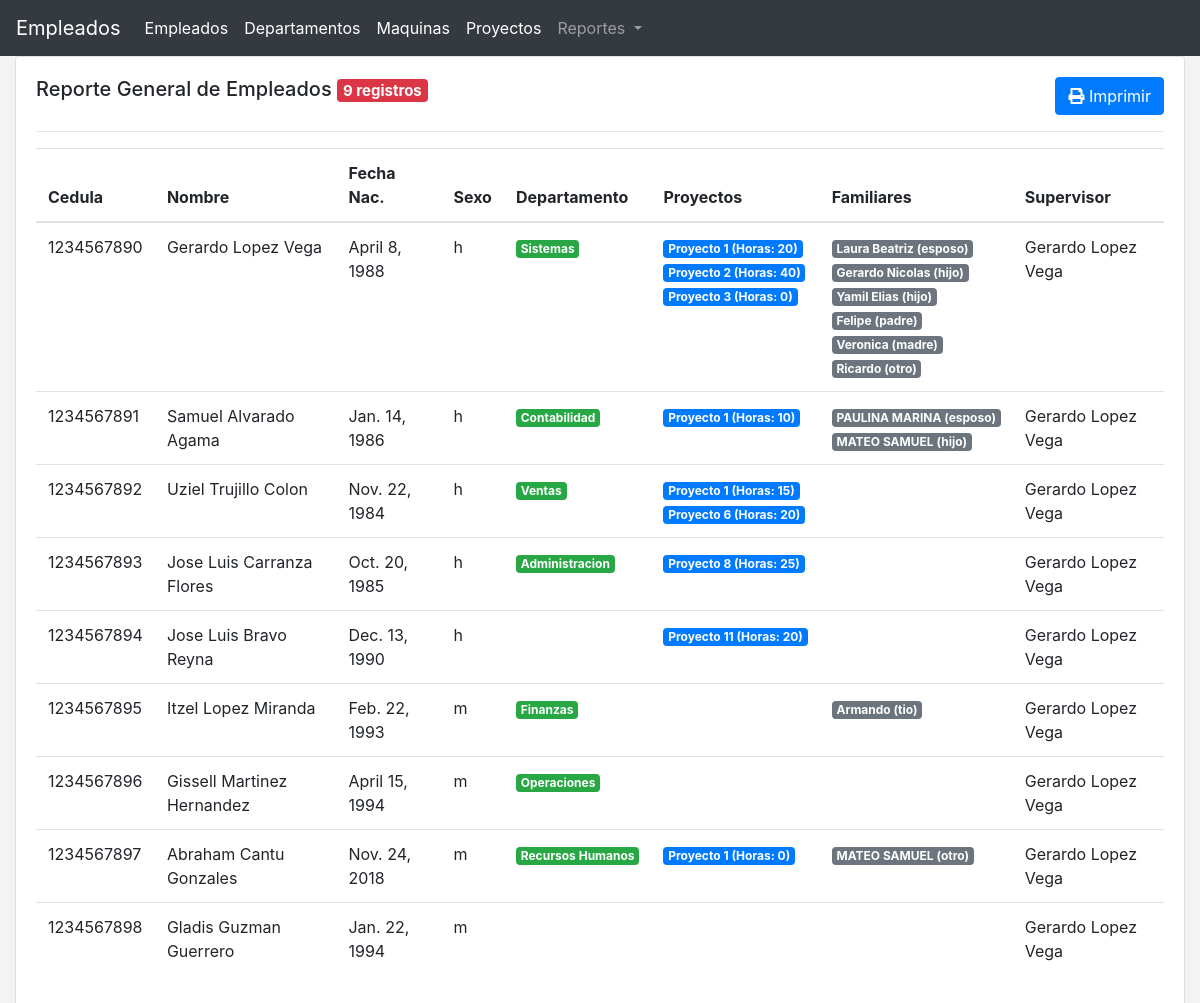
The app's page /reporte/, older data.
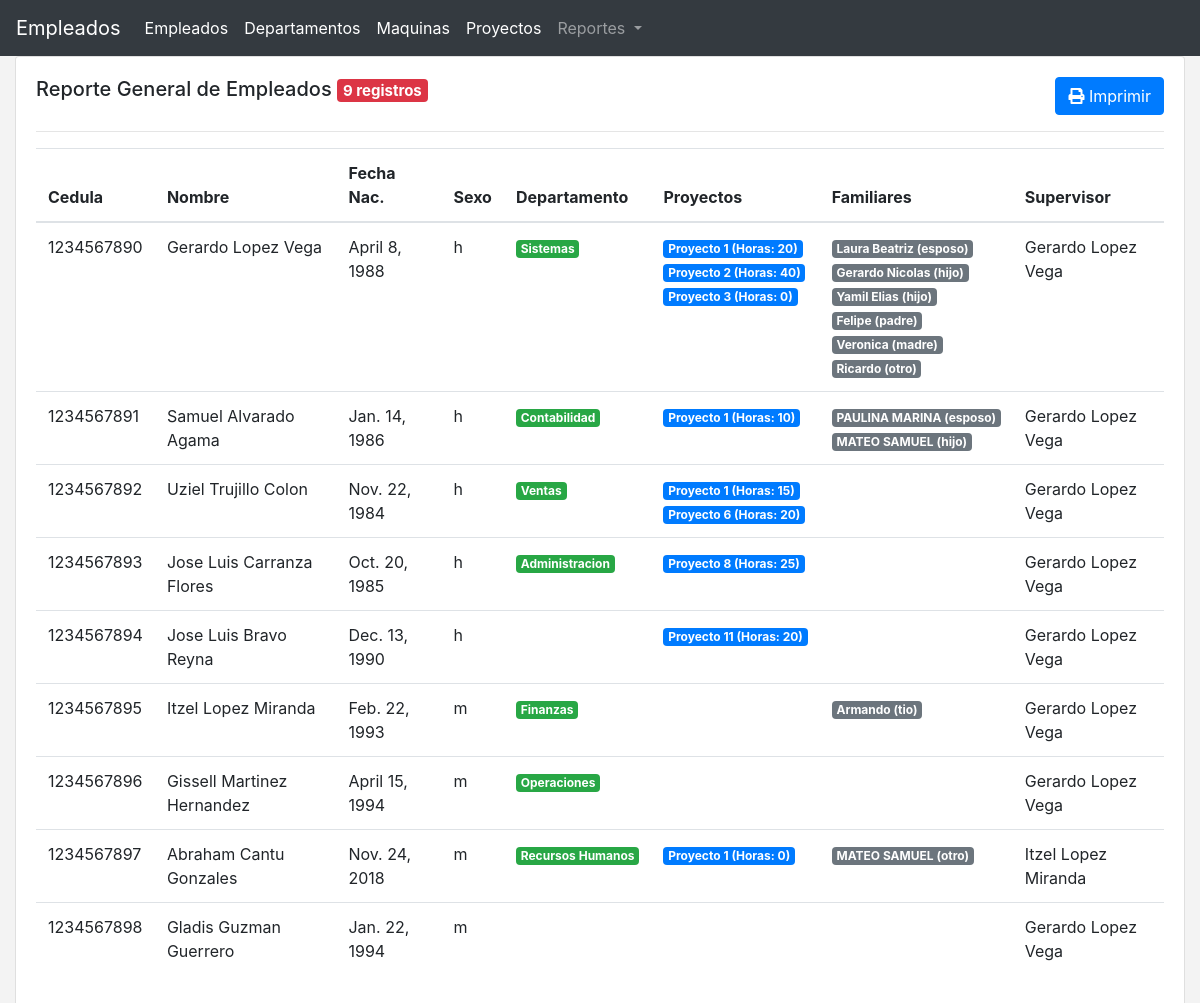
The same page, newer data.
### main/models.py (models this page shows, shortened)
class Empleado(models.Model):
	cedula = models.CharField(max_length=10)
	curp = models.CharField(max_length=18)
	nombre = models.CharField(max_length=255)
	apellidop = models.CharField(max_length=255)
	apellidom = models.CharField(max_length=255)
	sexo = models.CharField(max_length=1, choices=[('m', 'Mujer'), ('h', 'Hombre')])
	fechanac = models.DateField()
	salario = models.FloatField()
	issupervisor = models.BooleanField(default=False)
	supervisor = models.ForeignKey('Empleado', on_delete=models.SET_NULL, null=True, blank=True)

class Asignado(models.Model):
	empleado = models.ForeignKey(Empleado, on_delete=models.CASCADE)
	departamento = models.ForeignKey(Departamento, on_delete=models.CASCADE)
	fechaads = models.DateField()

class Departamento(models.Model):
	nombre = models.CharField(max_length=255)

class TrabajaEn(models.Model):
	empleado = models.ForeignKey(Empleado, on_delete=models.CASCADE)
	proyecto = models.ForeignKey(Proyecto, on_delete=models.CASCADE)
	horas = models.IntegerField()

class Proyecto(models.Model):
	nombre = models.CharField(max_length=255)
	descripcion = models.CharField(max_length=255, null=True, blank=True)
	departamento = models.ForeignKey(Departamento, on_delete=models.CASCADE)

class Familiar(models.Model):
	PARENTESCOS = [
		('padre', 'Padre'),
		('madre', 'Madre'),
		('hijo', 'Hijo(a)'),
		('esposo', 'Esposo(a)'),
		('nieto', 'Nieto(a)'),
		('hermano', 'Hermano(a)'),
		('abuelo', 'Abuelo(a)'),
		('tio', 'Tio(a)'),
		('primo', 'Primo(a)'),
		('otro', 'Otro'),
	]
	empleado = models.ForeignKey(Empleado, on_delete=models.CASCADE)
	curp = models.CharField(max_length=18)
	nombre = models.CharField(max_length=255)
	apellidop = models.CharField(max_length=255)
	apellidom = models.CharField(max_length=255)
	sexo = models.CharField(max_length=1, choices=[('m', 'Mujer'), ('h', 'Hombre')])
	parentesco = models.CharField(max_length=255, choices=PARENTESCOS)

### main/views.py (the view)
# urls.py: path('reporte/', views.reporte, name='reporte'),
def reporte(request):
	empleados = m.Empleado.objects.all()
	for e in empleados:
		e.proyectos = m.TrabajaEn.objects.filter(empleado=e)
		e.departamentos = m.Asignado.objects.filter(empleado=e)
		e.familiares = m.Familiar.objects.filter(empleado=e)
	ctx = {
		"data" : empleados,
		"qty" : len(empleados)
	}
	return render(request, 'main/reporte.html', ctx)

### main/templates/main/reporte.html
{% extends 'main/index.html' %}
{% block content %}
<div class="container-fluid">
	<div class="row">
		<div class="col-12">
			<div class="card">
				<div class="card-body">
					<div class="btn-toolbar justify-content-between" role="toolbar" aria-label="Toolbar with button groups">
						<h5 class="card-title">Reporte General de Empleados
							<span class="badge badge-danger">{{ qty }} registros </span></h5>
						<a href="javascript:window.print()" class="btn btn-primary pull-right d-print-none">
							<i class="fas fa-print"></i>
							Imprimir
						</a>
					</div>
					<hr>
					<div class="card-text">
						<table class="table">
							<thead>
								<tr>
									<th>Cedula</th>
									<th>Nombre</th>
									<th>Fecha Nac.</th>
									<th>Sexo</th>
									<th>Departamento</th>
									<th>Proyectos</th>
									<th>Familiares</th>
									<th>Supervisor</th>
								</tr>
							</thead>
							<tbody>
								{% for e in data %}
								<tr>
									<td>{{ e.cedula }}</td>
									<td>{{ e.nombre }} {{e.apellidop }} {{ e.apellidom }}</td>
									<td>{{ e.fechanac }}</td>
									<td>{{ e.sexo }}</td>
									<td>
										{% for d in e.departamentos %}
										<span class="badge badge-success">{{d.departamento.nombre}}</span>
										{% endfor %}
									</td>
									<td>
										{% for d in e.proyectos %}
										<span class="badge badge-primary">{{d.proyecto.nombre}} (Horas: {{ d.horas }})</span><br>
										{% endfor %}
									</td>
									<td>
										{% for d in e.familiares %}
										<span class="badge badge-secondary">{{d.nombre}} ({{d.parentesco}})</span><br>
										{% endfor %}
									</td>
									<td>
										{{e.supervisor.nombre}}
										{{e.supervisor.apellidop}}
										{{e.supervisor.apellidom}}
									</td>
								</tr>
								{% endfor %}
							</tbody>
						</table>
					</div>
				</div>
			</div>
			<br>
		</div>
	</div>
</div>
{% endblock %}

Row changes from the older to the newer data that the page shows:
changed Empleado "Abraham": supervisor.nombre "Gerardo" → "Itzel"; supervisor.apellidom "Vega" → "Miranda"
